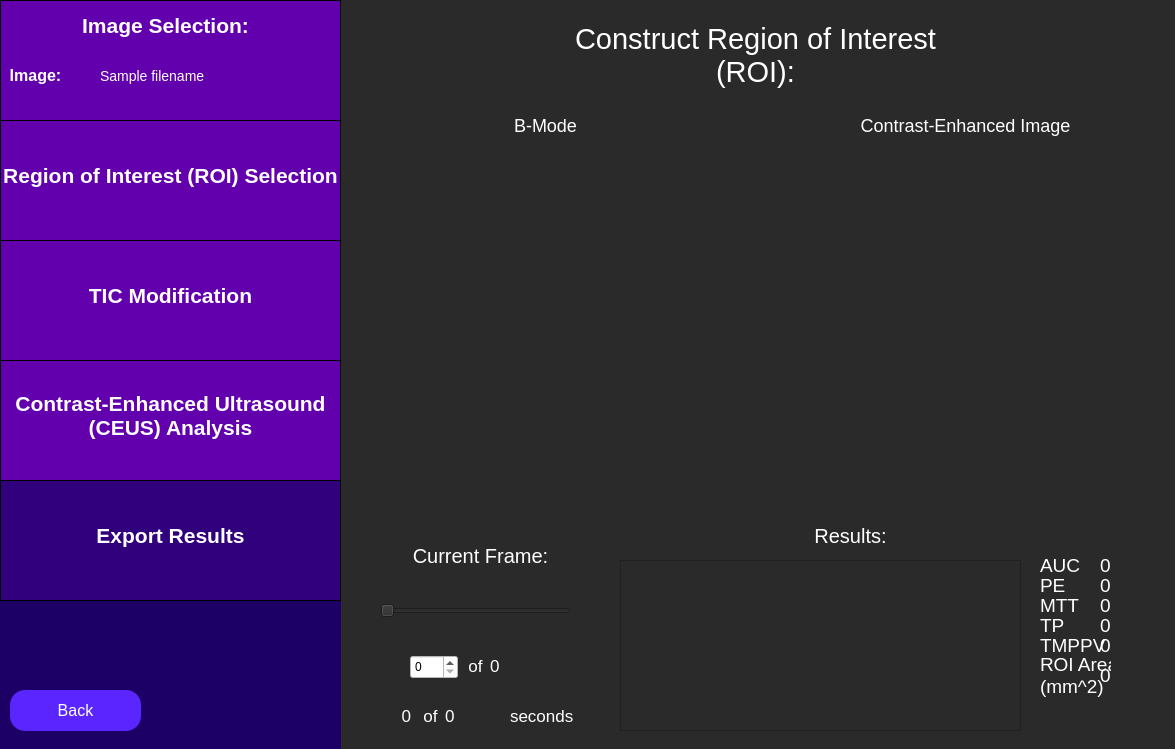
<?xml version="1.0" encoding="UTF-8"?>
<ui version="4.0">
 <class>ceusAnalysis</class>
 <widget class="QWidget" name="ceusAnalysis">
  <property name="geometry">
   <rect>
    <x>0</x>
    <y>0</y>
    <width>1175</width>
    <height>749</height>
   </rect>
  </property>
  <property name="windowTitle">
   <string>Select Region of Interest</string>
  </property>
  <property name="styleSheet">
   <string notr="true">QWidget {
	background: rgb(42, 42, 42);
}</string>
  </property>
  <widget class="QLabel" name="axialPlaneLabel">
   <property name="geometry">
    <rect>
     <x>410</x>
     <y>100</y>
     <width>271</width>
     <height>51</height>
    </rect>
   </property>
   <property name="styleSheet">
    <string notr="true">QLabel {
	font-size: 18px;
	color: rgb(255, 255, 255);
	background-color: rgba(255, 255, 255, 0);
}</string>
   </property>
   <property name="text">
    <string>B-Mode</string>
   </property>
   <property name="alignment">
    <set>Qt::AlignCenter</set>
   </property>
   <property name="textInteractionFlags">
    <set>Qt::NoTextInteraction</set>
   </property>
  </widget>
  <widget class="QLabel" name="sagittalPlaneLabel">
   <property name="geometry">
    <rect>
     <x>830</x>
     <y>100</y>
     <width>271</width>
     <height>51</height>
    </rect>
   </property>
   <property name="styleSheet">
    <string notr="true">QLabel {
	font-size: 18px;
	color: rgb(255, 255, 255);
	background-color: rgba(255, 255, 255, 0);
}</string>
   </property>
   <property name="text">
    <string>Contrast-Enhanced Image</string>
   </property>
   <property name="alignment">
    <set>Qt::AlignCenter</set>
   </property>
   <property name="textInteractionFlags">
    <set>Qt::NoTextInteraction</set>
   </property>
  </widget>
  <widget class="QLabel" name="curSliceLabel">
   <property name="geometry">
    <rect>
     <x>300</x>
     <y>530</y>
     <width>361</width>
     <height>51</height>
    </rect>
   </property>
   <property name="styleSheet">
    <string notr="true">QLabel {
	font-size: 20px;
	color: rgb(255, 255, 255);
	background-color: rgba(255, 255, 255, 0);
}</string>
   </property>
   <property name="text">
    <string>Current Frame:</string>
   </property>
   <property name="textFormat">
    <enum>Qt::AutoText</enum>
   </property>
   <property name="scaledContents">
    <bool>false</bool>
   </property>
   <property name="alignment">
    <set>Qt::AlignCenter</set>
   </property>
   <property name="wordWrap">
    <bool>true</bool>
   </property>
  </widget>
  <widget class="QSlider" name="curSliceSlider">
   <property name="geometry">
    <rect>
     <x>380</x>
     <y>590</y>
     <width>191</width>
     <height>41</height>
    </rect>
   </property>
   <property name="orientation">
    <enum>Qt::Horizontal</enum>
   </property>
  </widget>
  <widget class="QLabel" name="curSliceOfLabel">
   <property name="geometry">
    <rect>
     <x>455</x>
     <y>650</y>
     <width>41</width>
     <height>31</height>
    </rect>
   </property>
   <property name="styleSheet">
    <string notr="true">QLabel {
	font-size: 17px;
	color: rgb(255, 255, 255);
	background-color: rgba(255, 255, 255, 0);
}</string>
   </property>
   <property name="text">
    <string>of</string>
   </property>
   <property name="alignment">
    <set>Qt::AlignCenter</set>
   </property>
   <property name="textInteractionFlags">
    <set>Qt::NoTextInteraction</set>
   </property>
  </widget>
  <widget class="QWidget" name="sidebar" native="true">
   <property name="geometry">
    <rect>
     <x>0</x>
     <y>0</y>
     <width>341</width>
     <height>751</height>
    </rect>
   </property>
   <property name="toolTip">
    <string>&lt;html&gt;&lt;head/&gt;&lt;body&gt;&lt;p&gt;&lt;br/&gt;&lt;/p&gt;&lt;/body&gt;&lt;/html&gt;</string>
   </property>
   <property name="styleSheet">
    <string notr="true">QWidget {
	background-color: rgb(28, 0, 101);
}</string>
   </property>
   <widget class="QFrame" name="imageSelectionSidebar">
    <property name="geometry">
     <rect>
      <x>0</x>
      <y>0</y>
      <width>341</width>
      <height>121</height>
     </rect>
    </property>
    <property name="styleSheet">
     <string notr="true">QFrame {
	background-color: rgb(99, 0, 174);
	border: 1px solid black;
}</string>
    </property>
    <property name="frameShape">
     <enum>QFrame::StyledPanel</enum>
    </property>
    <property name="frameShadow">
     <enum>QFrame::Raised</enum>
    </property>
    <widget class="QLabel" name="imageSelectionLabelSidebar">
     <property name="geometry">
      <rect>
       <x>70</x>
       <y>0</y>
       <width>191</width>
       <height>51</height>
      </rect>
     </property>
     <property name="styleSheet">
      <string notr="true">QLabel {
	font-size: 21px;
	color: rgb(255, 255, 255);
	background-color: rgba(255, 255, 255, 0);
	border: 0px;
	font-weight: bold;
}</string>
     </property>
     <property name="text">
      <string>Image Selection:</string>
     </property>
     <property name="alignment">
      <set>Qt::AlignCenter</set>
     </property>
    </widget>
    <widget class="QLabel" name="imageLabel">
     <property name="geometry">
      <rect>
       <x>-60</x>
       <y>50</y>
       <width>191</width>
       <height>51</height>
      </rect>
     </property>
     <property name="styleSheet">
      <string notr="true">QLabel {
	font-size: 16px;
	color: rgb(255, 255, 255);
	background-color: rgba(255, 255, 255, 0);
	border: 0px;
	font-weight: bold;
}</string>
     </property>
     <property name="text">
      <string>Image:</string>
     </property>
     <property name="alignment">
      <set>Qt::AlignCenter</set>
     </property>
    </widget>
    <widget class="QLabel" name="imagePathInput">
     <property name="geometry">
      <rect>
       <x>100</x>
       <y>50</y>
       <width>241</width>
       <height>51</height>
      </rect>
     </property>
     <property name="styleSheet">
      <string notr="true">QLabel {
	font-size: 14px;
	color: rgb(255, 255, 255);
	background-color: rgba(255, 255, 255, 0);
	border: 0px;
}</string>
     </property>
     <property name="text">
      <string>Sample filename </string>
     </property>
     <property name="alignment">
      <set>Qt::AlignLeading|Qt::AlignLeft|Qt::AlignVCenter</set>
     </property>
    </widget>
   </widget>
   <widget class="QFrame" name="roiSidebar">
    <property name="geometry">
     <rect>
      <x>0</x>
      <y>120</y>
      <width>341</width>
      <height>121</height>
     </rect>
    </property>
    <property name="styleSheet">
     <string notr="true">QFrame {
	background-color: rgb(99, 0, 174);
	border: 1px solid black;
}</string>
    </property>
    <property name="frameShape">
     <enum>QFrame::StyledPanel</enum>
    </property>
    <property name="frameShadow">
     <enum>QFrame::Raised</enum>
    </property>
    <widget class="QLabel" name="roiSidebarLabel">
     <property name="geometry">
      <rect>
       <x>0</x>
       <y>30</y>
       <width>341</width>
       <height>51</height>
      </rect>
     </property>
     <property name="styleSheet">
      <string notr="true">QLabel {
	font-size: 21px;
	color: rgb(255, 255, 255);
	background-color: rgba(255, 255, 255, 0);
	border: 0px;
	font-weight: bold;
}</string>
     </property>
     <property name="text">
      <string>Region of Interest (ROI) Selection</string>
     </property>
     <property name="alignment">
      <set>Qt::AlignCenter</set>
     </property>
    </widget>
   </widget>
   <widget class="QFrame" name="rfAnalysisSidebar">
    <property name="geometry">
     <rect>
      <x>0</x>
      <y>480</y>
      <width>341</width>
      <height>121</height>
     </rect>
    </property>
    <property name="styleSheet">
     <string notr="true">QFrame {
	background-color:  rgb(49, 0, 124);
	border: 1px solid black;
}</string>
    </property>
    <property name="frameShape">
     <enum>QFrame::StyledPanel</enum>
    </property>
    <property name="frameShadow">
     <enum>QFrame::Raised</enum>
    </property>
    <widget class="QLabel" name="rfAnalysisLabel">
     <property name="geometry">
      <rect>
       <x>0</x>
       <y>30</y>
       <width>341</width>
       <height>51</height>
      </rect>
     </property>
     <property name="styleSheet">
      <string notr="true">QLabel {
	font-size: 21px;
	color: rgb(255, 255, 255);
	background-color: rgba(255, 255, 255, 0);
	border: 0px;
	font-weight: bold;
}</string>
     </property>
     <property name="text">
      <string>Export Results</string>
     </property>
     <property name="alignment">
      <set>Qt::AlignCenter</set>
     </property>
    </widget>
   </widget>
   <widget class="QFrame" name="ticAnalysisSidebar">
    <property name="geometry">
     <rect>
      <x>0</x>
      <y>360</y>
      <width>341</width>
      <height>121</height>
     </rect>
    </property>
    <property name="styleSheet">
     <string notr="true">QFrame {
	background-color:  rgb(99, 0, 174);
	border: 1px solid black;
}</string>
    </property>
    <property name="frameShape">
     <enum>QFrame::StyledPanel</enum>
    </property>
    <property name="frameShadow">
     <enum>QFrame::Raised</enum>
    </property>
    <widget class="QLabel" name="ticAnalysisLabel">
     <property name="geometry">
      <rect>
       <x>0</x>
       <y>30</y>
       <width>341</width>
       <height>51</height>
      </rect>
     </property>
     <property name="styleSheet">
      <string notr="true">QLabel {
	font-size: 21px;
	color: rgb(255, 255, 255);
	background-color: rgba(255, 255, 255, 0);
	border: 0px;
	font-weight: bold;
}</string>
     </property>
     <property name="text">
      <string>Contrast-Enhanced Ultrasound
(CEUS) Analysis</string>
     </property>
     <property name="alignment">
      <set>Qt::AlignCenter</set>
     </property>
    </widget>
   </widget>
  </widget>
  <widget class="QFrame" name="analysisParamsSidebar">
   <property name="geometry">
    <rect>
     <x>0</x>
     <y>240</y>
     <width>341</width>
     <height>121</height>
    </rect>
   </property>
   <property name="styleSheet">
    <string notr="true">QFrame {
	background-color: rgb(99, 0, 174);
	border: 1px solid black;
}</string>
   </property>
   <property name="frameShape">
    <enum>QFrame::StyledPanel</enum>
   </property>
   <property name="frameShadow">
    <enum>QFrame::Raised</enum>
   </property>
   <widget class="QLabel" name="analysisParamsLabel">
    <property name="geometry">
     <rect>
      <x>0</x>
      <y>30</y>
      <width>341</width>
      <height>51</height>
     </rect>
    </property>
    <property name="styleSheet">
     <string notr="true">QLabel {
	font-size: 21px;
	color: rgb(255, 255, 255);
	background-color: rgba(255, 255, 255, 0);
	border: 0px;
	font-weight:bold;
}</string>
    </property>
    <property name="text">
     <string>TIC Modification</string>
    </property>
    <property name="alignment">
     <set>Qt::AlignCenter</set>
    </property>
   </widget>
  </widget>
  <widget class="QLabel" name="cePlane">
   <property name="geometry">
    <rect>
     <x>770</x>
     <y>150</y>
     <width>381</width>
     <height>351</height>
    </rect>
   </property>
   <property name="text">
    <string/>
   </property>
  </widget>
  <widget class="QLabel" name="mcBmodeDisplayLabel">
   <property name="geometry">
    <rect>
     <x>360</x>
     <y>150</y>
     <width>381</width>
     <height>351</height>
    </rect>
   </property>
   <property name="styleSheet">
    <string notr="true">QLabel {
	background-color: transparent;
}</string>
   </property>
   <property name="text">
    <string/>
   </property>
  </widget>
  <widget class="QLabel" name="ceMaskLayer">
   <property name="geometry">
    <rect>
     <x>770</x>
     <y>150</y>
     <width>381</width>
     <height>351</height>
    </rect>
   </property>
   <property name="styleSheet">
    <string notr="true">QLabel {
	background-color: transparent;
}</string>
   </property>
   <property name="text">
    <string/>
   </property>
  </widget>
  <widget class="QLabel" name="mcCeDisplayLabel">
   <property name="geometry">
    <rect>
     <x>770</x>
     <y>150</y>
     <width>381</width>
     <height>351</height>
    </rect>
   </property>
   <property name="styleSheet">
    <string notr="true">QLabel {
	background-color: transparent;
}</string>
   </property>
   <property name="text">
    <string/>
   </property>
  </widget>
  <widget class="QPushButton" name="backButton">
   <property name="geometry">
    <rect>
     <x>10</x>
     <y>690</y>
     <width>131</width>
     <height>41</height>
    </rect>
   </property>
   <property name="styleSheet">
    <string notr="true">QPushButton {
	color: white;
	font-size: 16px;
	background: rgb(90, 37, 255);
	border-radius: 15px;
}</string>
   </property>
   <property name="text">
    <string>Back</string>
   </property>
  </widget>
  <widget class="QSpinBox" name="curSliceSpinBox">
   <property name="geometry">
    <rect>
     <x>410</x>
     <y>655</y>
     <width>48</width>
     <height>24</height>
    </rect>
   </property>
   <property name="styleSheet">
    <string notr="true">QSpinBox {
	background: white;
	color: black;
}</string>
   </property>
  </widget>
  <widget class="QLabel" name="curSliceOfLabel_2">
   <property name="geometry">
    <rect>
     <x>410</x>
     <y>700</y>
     <width>41</width>
     <height>31</height>
    </rect>
   </property>
   <property name="styleSheet">
    <string notr="true">QLabel {
	font-size: 17px;
	color: rgb(255, 255, 255);
	background-color: rgba(255, 255, 255, 0);
}</string>
   </property>
   <property name="text">
    <string>of</string>
   </property>
   <property name="alignment">
    <set>Qt::AlignCenter</set>
   </property>
   <property name="textInteractionFlags">
    <set>Qt::NoTextInteraction</set>
   </property>
  </widget>
  <widget class="QLabel" name="totalSecondsLabel">
   <property name="geometry">
    <rect>
     <x>445</x>
     <y>700</y>
     <width>61</width>
     <height>31</height>
    </rect>
   </property>
   <property name="styleSheet">
    <string notr="true">QLabel {
	font-size: 17px;
	color: rgb(255, 255, 255);
	background-color: rgba(255, 255, 255, 0);
}</string>
   </property>
   <property name="text">
    <string>0</string>
   </property>
   <property name="alignment">
    <set>Qt::AlignLeading|Qt::AlignLeft|Qt::AlignVCenter</set>
   </property>
   <property name="textInteractionFlags">
    <set>Qt::NoTextInteraction</set>
   </property>
  </widget>
  <widget class="QLabel" name="curSecondLabel">
   <property name="geometry">
    <rect>
     <x>350</x>
     <y>700</y>
     <width>61</width>
     <height>31</height>
    </rect>
   </property>
   <property name="styleSheet">
    <string notr="true">QLabel {
	font-size: 17px;
	color: rgb(255, 255, 255);
	background-color: rgba(255, 255, 255, 0);
}</string>
   </property>
   <property name="text">
    <string>0</string>
   </property>
   <property name="alignment">
    <set>Qt::AlignRight|Qt::AlignTrailing|Qt::AlignVCenter</set>
   </property>
   <property name="textInteractionFlags">
    <set>Qt::NoTextInteraction</set>
   </property>
  </widget>
  <widget class="QLabel" name="secondsLabel">
   <property name="geometry">
    <rect>
     <x>510</x>
     <y>700</y>
     <width>81</width>
     <height>31</height>
    </rect>
   </property>
   <property name="styleSheet">
    <string notr="true">QLabel {
	font-size: 17px;
	color: rgb(255, 255, 255);
	background-color: rgba(255, 255, 255, 0);
}</string>
   </property>
   <property name="text">
    <string>seconds</string>
   </property>
   <property name="alignment">
    <set>Qt::AlignLeading|Qt::AlignLeft|Qt::AlignVCenter</set>
   </property>
   <property name="textInteractionFlags">
    <set>Qt::NoTextInteraction</set>
   </property>
  </widget>
  <widget class="QLabel" name="constructRoiLabel">
   <property name="geometry">
    <rect>
     <x>540</x>
     <y>-10</y>
     <width>431</width>
     <height>131</height>
    </rect>
   </property>
   <property name="styleSheet">
    <string notr="true">QLabel {
	font-size: 29px;
	color: rgb(255, 255, 255);
	background-color: rgba(255, 255, 255, 0);
}</string>
   </property>
   <property name="text">
    <string>Construct Region of Interest (ROI):</string>
   </property>
   <property name="textFormat">
    <enum>Qt::AutoText</enum>
   </property>
   <property name="scaledContents">
    <bool>false</bool>
   </property>
   <property name="alignment">
    <set>Qt::AlignCenter</set>
   </property>
   <property name="wordWrap">
    <bool>true</bool>
   </property>
  </widget>
  <widget class="QLabel" name="bmodeCoverLabel">
   <property name="geometry">
    <rect>
     <x>360</x>
     <y>150</y>
     <width>381</width>
     <height>351</height>
    </rect>
   </property>
   <property name="styleSheet">
    <string notr="true">QLabel {
	background-color: transparent;
}</string>
   </property>
   <property name="text">
    <string/>
   </property>
  </widget>
  <widget class="QLabel" name="ceCoverLabel">
   <property name="geometry">
    <rect>
     <x>770</x>
     <y>150</y>
     <width>381</width>
     <height>351</height>
    </rect>
   </property>
   <property name="styleSheet">
    <string notr="true">QLabel {
	background-color: transparent;
}</string>
   </property>
   <property name="text">
    <string/>
   </property>
  </widget>
  <widget class="QLabel" name="peVal">
   <property name="geometry">
    <rect>
     <x>1100</x>
     <y>560</y>
     <width>51</width>
     <height>51</height>
    </rect>
   </property>
   <property name="font">
    <font>
     <pointsize>14</pointsize>
    </font>
   </property>
   <property name="styleSheet">
    <string notr="true">QLabel {
	color: white;
	background-color: rgba(0,0,0,0);
}</string>
   </property>
   <property name="text">
    <string>0</string>
   </property>
   <property name="alignment">
    <set>Qt::AlignLeading|Qt::AlignLeft|Qt::AlignVCenter</set>
   </property>
  </widget>
  <widget class="QLabel" name="tpLabel">
   <property name="geometry">
    <rect>
     <x>1040</x>
     <y>600</y>
     <width>91</width>
     <height>51</height>
    </rect>
   </property>
   <property name="font">
    <font>
     <pointsize>14</pointsize>
    </font>
   </property>
   <property name="styleSheet">
    <string notr="true">QLabel {
	color: white;
	background-color: rgba(0,0,0,0);
}</string>
   </property>
   <property name="text">
    <string>TP</string>
   </property>
   <property name="alignment">
    <set>Qt::AlignLeading|Qt::AlignLeft|Qt::AlignVCenter</set>
   </property>
  </widget>
  <widget class="QLabel" name="voiVolumeVal">
   <property name="geometry">
    <rect>
     <x>1100</x>
     <y>650</y>
     <width>151</width>
     <height>51</height>
    </rect>
   </property>
   <property name="font">
    <font>
     <pointsize>14</pointsize>
    </font>
   </property>
   <property name="styleSheet">
    <string notr="true">QLabel {
	color: white;
	background-color: rgba(0,0,0,0);
}</string>
   </property>
   <property name="text">
    <string>0</string>
   </property>
   <property name="alignment">
    <set>Qt::AlignLeading|Qt::AlignLeft|Qt::AlignVCenter</set>
   </property>
  </widget>
  <widget class="QLabel" name="mttLabel">
   <property name="geometry">
    <rect>
     <x>1040</x>
     <y>580</y>
     <width>81</width>
     <height>51</height>
    </rect>
   </property>
   <property name="font">
    <font>
     <pointsize>14</pointsize>
    </font>
   </property>
   <property name="styleSheet">
    <string notr="true">QLabel {
	color: white;
	background-color: rgba(0,0,0,0);
}</string>
   </property>
   <property name="text">
    <string>MTT</string>
   </property>
   <property name="alignment">
    <set>Qt::AlignLeading|Qt::AlignLeft|Qt::AlignVCenter</set>
   </property>
  </widget>
  <widget class="QLabel" name="tpVal">
   <property name="geometry">
    <rect>
     <x>1100</x>
     <y>600</y>
     <width>51</width>
     <height>51</height>
    </rect>
   </property>
   <property name="font">
    <font>
     <pointsize>14</pointsize>
    </font>
   </property>
   <property name="styleSheet">
    <string notr="true">QLabel {
	color: white;
	background-color: rgba(0,0,0,0);
}</string>
   </property>
   <property name="text">
    <string>0</string>
   </property>
   <property name="alignment">
    <set>Qt::AlignLeading|Qt::AlignLeft|Qt::AlignVCenter</set>
   </property>
  </widget>
  <widget class="QLabel" name="voiVolumeLabel">
   <property name="geometry">
    <rect>
     <x>1040</x>
     <y>640</y>
     <width>71</width>
     <height>71</height>
    </rect>
   </property>
   <property name="font">
    <font>
     <pointsize>14</pointsize>
    </font>
   </property>
   <property name="styleSheet">
    <string notr="true">QLabel {
	color: white;
	background-color: rgba(0,0,0,0);
}</string>
   </property>
   <property name="text">
    <string>ROI Area
(mm^2)</string>
   </property>
   <property name="alignment">
    <set>Qt::AlignLeading|Qt::AlignLeft|Qt::AlignVCenter</set>
   </property>
  </widget>
  <widget class="QLabel" name="tmppvLabel">
   <property name="geometry">
    <rect>
     <x>1040</x>
     <y>620</y>
     <width>71</width>
     <height>51</height>
    </rect>
   </property>
   <property name="font">
    <font>
     <pointsize>14</pointsize>
    </font>
   </property>
   <property name="styleSheet">
    <string notr="true">QLabel {
	color: white;
	background-color: rgba(0,0,0,0);
}</string>
   </property>
   <property name="text">
    <string>TMPPV</string>
   </property>
   <property name="alignment">
    <set>Qt::AlignLeading|Qt::AlignLeft|Qt::AlignVCenter</set>
   </property>
  </widget>
  <widget class="QFrame" name="ticDisplay">
   <property name="geometry">
    <rect>
     <x>620</x>
     <y>560</y>
     <width>401</width>
     <height>171</height>
    </rect>
   </property>
   <property name="frameShape">
    <enum>QFrame::StyledPanel</enum>
   </property>
   <property name="frameShadow">
    <enum>QFrame::Raised</enum>
   </property>
  </widget>
  <widget class="QLabel" name="aucVal">
   <property name="geometry">
    <rect>
     <x>1100</x>
     <y>540</y>
     <width>51</width>
     <height>51</height>
    </rect>
   </property>
   <property name="font">
    <font>
     <pointsize>14</pointsize>
    </font>
   </property>
   <property name="styleSheet">
    <string notr="true">QLabel {
	color: white;
	background-color: rgba(0,0,0,0);
}</string>
   </property>
   <property name="text">
    <string>0</string>
   </property>
   <property name="alignment">
    <set>Qt::AlignLeading|Qt::AlignLeft|Qt::AlignVCenter</set>
   </property>
  </widget>
  <widget class="QLabel" name="peLabel">
   <property name="geometry">
    <rect>
     <x>1040</x>
     <y>560</y>
     <width>91</width>
     <height>51</height>
    </rect>
   </property>
   <property name="font">
    <font>
     <pointsize>14</pointsize>
    </font>
   </property>
   <property name="styleSheet">
    <string notr="true">QLabel {
	color: white;
	background-color: rgba(0,0,0,0);
}</string>
   </property>
   <property name="text">
    <string>PE</string>
   </property>
   <property name="alignment">
    <set>Qt::AlignLeading|Qt::AlignLeft|Qt::AlignVCenter</set>
   </property>
  </widget>
  <widget class="QLabel" name="resultsLabel">
   <property name="geometry">
    <rect>
     <x>670</x>
     <y>510</y>
     <width>361</width>
     <height>51</height>
    </rect>
   </property>
   <property name="styleSheet">
    <string notr="true">QLabel {
	font-size: 20px;
	color: rgb(255, 255, 255);
	background-color: rgba(255, 255, 255, 0);
}</string>
   </property>
   <property name="text">
    <string>Results:</string>
   </property>
   <property name="textFormat">
    <enum>Qt::AutoText</enum>
   </property>
   <property name="scaledContents">
    <bool>false</bool>
   </property>
   <property name="alignment">
    <set>Qt::AlignCenter</set>
   </property>
   <property name="wordWrap">
    <bool>true</bool>
   </property>
  </widget>
  <widget class="QLabel" name="tmppvVal">
   <property name="geometry">
    <rect>
     <x>1100</x>
     <y>620</y>
     <width>71</width>
     <height>51</height>
    </rect>
   </property>
   <property name="font">
    <font>
     <pointsize>14</pointsize>
    </font>
   </property>
   <property name="styleSheet">
    <string notr="true">QLabel {
	color: white;
	background-color: rgba(0,0,0,0);
}</string>
   </property>
   <property name="text">
    <string>0</string>
   </property>
   <property name="alignment">
    <set>Qt::AlignLeading|Qt::AlignLeft|Qt::AlignVCenter</set>
   </property>
  </widget>
  <widget class="QLabel" name="mttVal">
   <property name="geometry">
    <rect>
     <x>1100</x>
     <y>580</y>
     <width>51</width>
     <height>51</height>
    </rect>
   </property>
   <property name="font">
    <font>
     <pointsize>14</pointsize>
    </font>
   </property>
   <property name="styleSheet">
    <string notr="true">QLabel {
	color: white;
	background-color: rgba(0,0,0,0);
}</string>
   </property>
   <property name="text">
    <string>0</string>
   </property>
   <property name="alignment">
    <set>Qt::AlignLeading|Qt::AlignLeft|Qt::AlignVCenter</set>
   </property>
  </widget>
  <widget class="QLabel" name="aucLabel">
   <property name="geometry">
    <rect>
     <x>1040</x>
     <y>540</y>
     <width>81</width>
     <height>51</height>
    </rect>
   </property>
   <property name="font">
    <font>
     <pointsize>14</pointsize>
    </font>
   </property>
   <property name="styleSheet">
    <string notr="true">QLabel {
	color: white;
	background-color: rgba(0,0,0,0);
}</string>
   </property>
   <property name="text">
    <string>AUC</string>
   </property>
   <property name="alignment">
    <set>Qt::AlignLeading|Qt::AlignLeft|Qt::AlignVCenter</set>
   </property>
  </widget>
  <widget class="QLabel" name="curSliceTotal">
   <property name="geometry">
    <rect>
     <x>490</x>
     <y>650</y>
     <width>61</width>
     <height>31</height>
    </rect>
   </property>
   <property name="styleSheet">
    <string notr="true">QLabel {
	font-size: 17px;
	color: rgb(255, 255, 255);
	background-color: rgba(255, 255, 255, 0);
}</string>
   </property>
   <property name="text">
    <string>0</string>
   </property>
   <property name="alignment">
    <set>Qt::AlignLeading|Qt::AlignLeft|Qt::AlignVCenter</set>
   </property>
   <property name="textInteractionFlags">
    <set>Qt::NoTextInteraction</set>
   </property>
  </widget>
 </widget>
 <resources/>
 <connections/>
</ui>
